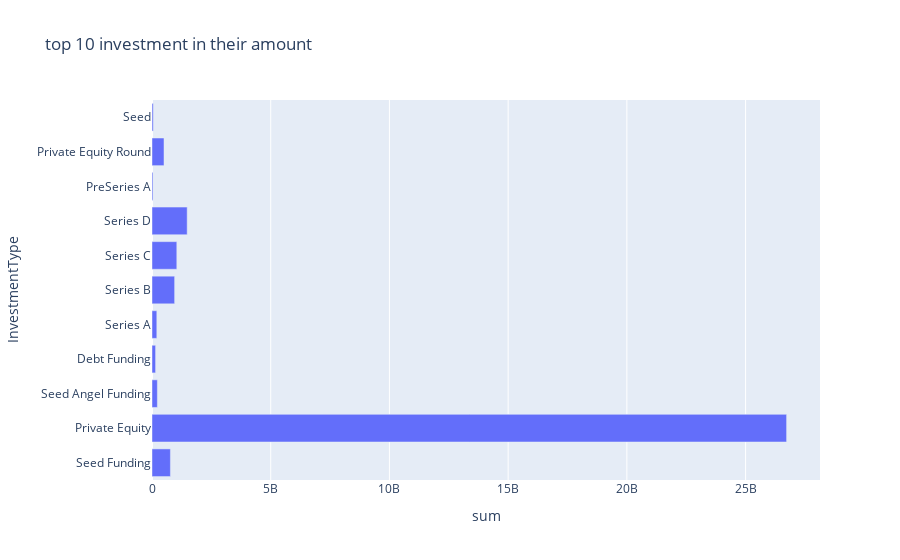

Notebook source saved alongside this figure:
### Code cell
px.bar(data_frame=top10,
       x='sum',
      title='top 10 investment in their amount')

### Figure 1 — Plotly figure (JSON) as saved in the notebook; plotly's stock layout.template omitted (floating-point values rounded to 4 significant figures)
{"data": [{"alignmentgroup": "True", "hovertemplate": "sum=%{x}<br>InvestmentType=%{y}<extra></extra>", "legendgroup": "", "marker": {"color": "#636efa"}, "name": "", "offsetgroup": "", "orientation": "h", "showlegend": false, "textposition": "auto", "type": "bar", "x": [775075554, 26727583450, 225665041, 150919355, 203198002, 953195735, 1044718394, 1481799000, 41371001, 506000000, 52800000], "xaxis": "x", "y": ["Seed Funding", "Private Equity", "Seed Angel Funding", "Debt Funding", "Series A", "Series B", "Series C", "Series D", "PreSeries A", "Private Equity Round", "Seed"], "yaxis": "y"}], "layout": {"barmode": "relative", "legend": {"tracegroupgap": 0}, "title": {"text": "top 10 investment in their amount"}, "xaxis": {"anchor": "y", "domain": [0, 1], "title": {"text": "sum"}}, "yaxis": {"anchor": "x", "domain": [0, 1], "title": {"text": "InvestmentType"}}}}
